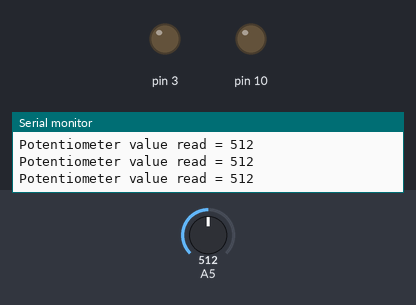
Recording of a sketch running on a simulated Arduino Uno, built with avr-gcc and run on an emulated ATmega328P. Shown: output pins drawn as LEDs (lit = HIGH), the last lines printed to the serial monitor. The test bench sets the inputs (shaded band); at power-on: A5 = 512.

Above: at 1.2 s.
1.3 s: A5 set to 900
At 2.4 s:
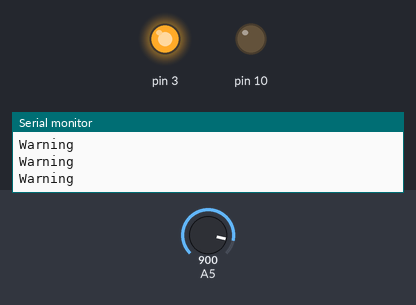
2.9 s: A5 set to 881
At 3.7 s:
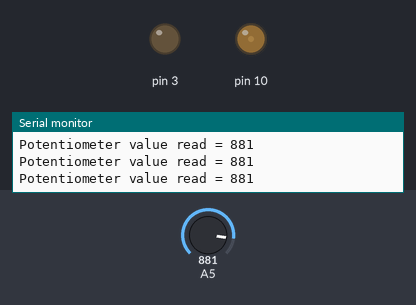
4.5 s: A5 set to 716
At 5.0 s:
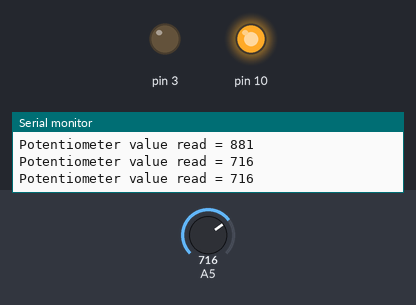
Timing chart, 0 to 7.5 s (numbered marks = the images above; inputs shaded):
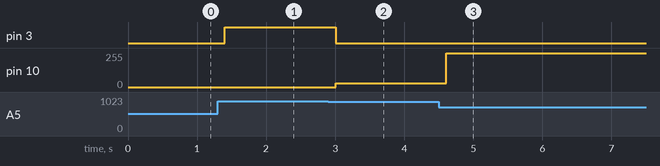

The sketch:

Feb_7a_Warning_Light.ino
```cpp
int volts;
int sigread;
int sigwrite;
void setup() {
  // put your setup code here, to run once:
  pinMode(3, OUTPUT);
  pinMode(10, OUTPUT);
  //reading the voltage
  pinMode(A5,INPUT);
  //Begins the serial print monitor
  Serial.begin(9600);
}

void loop() {
  // put your main code here, to run repeatedly:
  sigread = analogRead(A5);
  if (sigread < 900) {
    digitalWrite(3, LOW);
    sigwrite = sigread * 255/1023;
    analogWrite(10, sigwrite);
    Serial.print("Potentiometer value read = ");
    Serial.println(sigread);
    delay(200);

  }
  if (sigread >= 900){
    digitalWrite(3, HIGH);
    analogWrite(10,0);
    Serial.println("Warning");
    delay(200);
  }

}
```

Measured:
- the behaviour switches between 900 and 899 on A5 (found by bisection; images 1 and 2)
- after the input at 1.3 s, pin 3: LOW → HIGH after 0.10 s
- after the input at 2.9 s, pin 3: HIGH → LOW after 0.11 s; pin 10: 0/255 → 27/255 after 0.11 s
- after the input at 4.5 s, pin 10: 27/255 → 255/255 after 0.11 s
